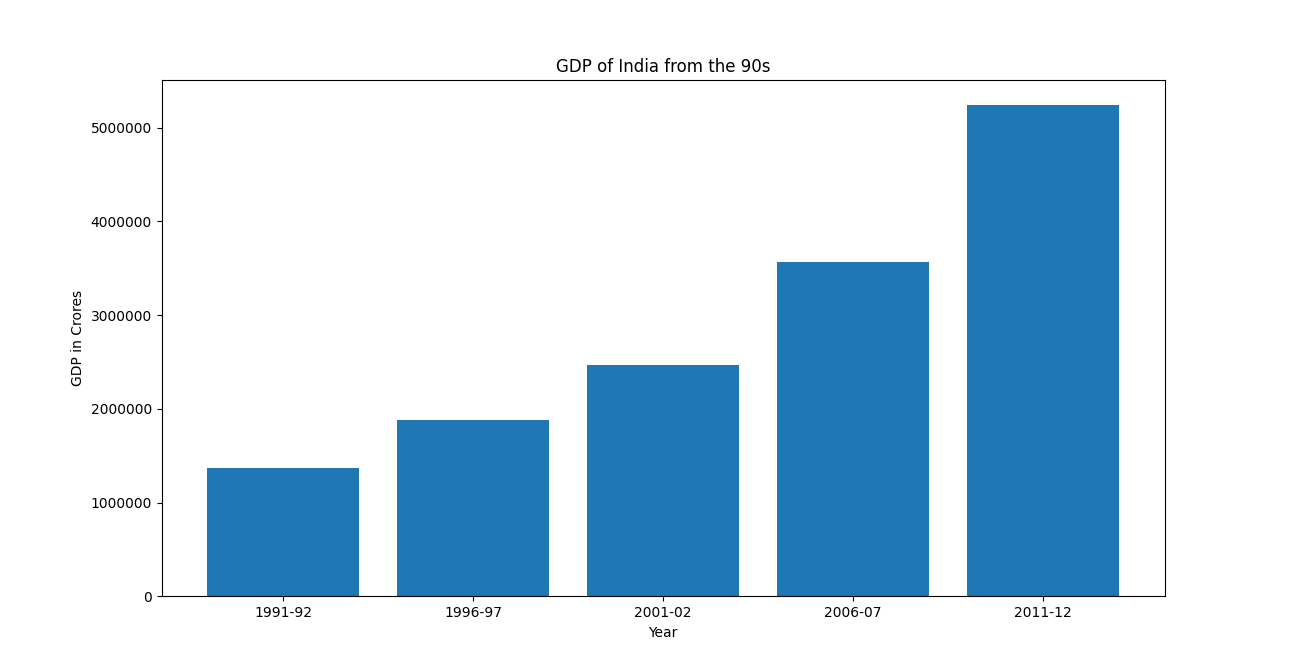

Source code (Python):
import numpy as np
import pandas as pd
import matplotlib.pyplot as plt
import matplotlib
data=pd.read_csv("datafile.csv")
#print(data.head())
arr=data.to_numpy()
for i in range(arr.shape[0]):
    if(arr[i][0]=='1990-91'):
        break
ind=[]
dat=[]
for j in range(i,arr.shape[0]):
    if(j%5==0):
        ind.append(arr[j][0])
        dat.append(arr[j][1])
fig,ax = plt.subplots(1)
ax.bar(ind,dat)
ax.set_ylabel('GDP in Crores')
ax.set_xlabel('Year')
ax.set_title('GDP of India from the 90s')
#ax.set_xticklabels([1951])
#ax.locator_params(axis='x', nbins=6)
"""
every_nth = 10
for n, label in enumerate(ax.xaxis.get_ticklabels()):
    if n % every_nth != 0:
        label.set_visible(False)
"""
plt.ticklabel_format(axis="y", style="plain")
plt.show()
